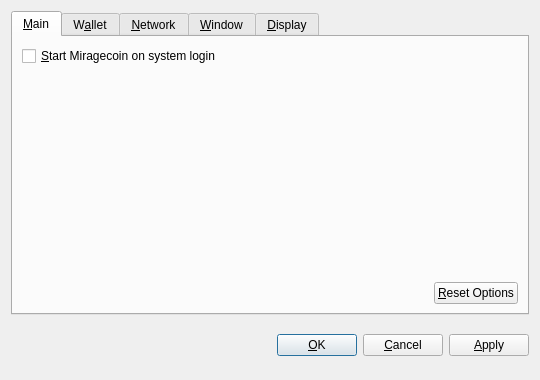
<?xml version="1.0" encoding="UTF-8"?>
<ui version="4.0">
 <class>OptionsDialog</class>
 <widget class="QDialog" name="OptionsDialog">
  <property name="geometry">
   <rect>
    <x>0</x>
    <y>0</y>
    <width>540</width>
    <height>380</height>
   </rect>
  </property>
  <property name="windowTitle">
   <string>Options</string>
  </property>
  <property name="modal">
   <bool>true</bool>
  </property>
  <layout class="QVBoxLayout" name="verticalLayout">
   <item>
    <widget class="QTabWidget" name="tabWidget">
     <property name="tabPosition">
      <enum>QTabWidget::North</enum>
     </property>
     <property name="currentIndex">
      <number>0</number>
     </property>
     <widget class="QWidget" name="tabMain">
      <attribute name="title">
       <string>&amp;Main</string>
      </attribute>
      <layout class="QVBoxLayout" name="verticalLayout_Main">
       <item>
        <widget class="QCheckBox" name="bitcoinAtStartup">
         <property name="toolTip">
          <string>Automatically start Miragecoin after logging in to the system.</string>
         </property>
         <property name="text">
          <string>&amp;Start Miragecoin on system login</string>
         </property>
        </widget>
       </item>
       <item>
        <spacer name="verticalSpacer_Main">
         <property name="orientation">
          <enum>Qt::Vertical</enum>
         </property>
         <property name="sizeHint" stdset="0">
          <size>
           <width>20</width>
           <height>40</height>
          </size>
         </property>
        </spacer>
       </item>
       <item>
        <layout class="QHBoxLayout" name="horizontalLayout_2_Main">
         <item>
          <spacer name="horizontalSpacer_2_Main">
           <property name="orientation">
            <enum>Qt::Horizontal</enum>
           </property>
           <property name="sizeHint" stdset="0">
            <size>
             <width>40</width>
             <height>20</height>
            </size>
           </property>
          </spacer>
         </item>
         <item>
          <widget class="QPushButton" name="resetButton">
           <property name="toolTip">
            <string>Reset all client options to default.</string>
           </property>
           <property name="text">
            <string>&amp;Reset Options</string>
           </property>
           <property name="autoDefault">
            <bool>false</bool>
           </property>
          </widget>
         </item>
        </layout>
       </item>
      </layout>
     </widget>
     <widget class="QWidget" name="tabWallet">
      <attribute name="title">
       <string>W&amp;allet</string>
      </attribute>
      <layout class="QVBoxLayout" name="verticalLayout_Network">
       <item>
        <widget class="QLabel" name="transactionFeeInfoLabel">
         <property name="text">
          <string>Optional transaction fee per kB that helps make sure your transactions are processed quickly. Most transactions are 1 kB.</string>
         </property>
         <property name="textFormat">
          <enum>Qt::PlainText</enum>
         </property>
         <property name="wordWrap">
          <bool>true</bool>
         </property>
        </widget>
       </item>
       <item>
        <layout class="QHBoxLayout" name="horizontalLayout_1_Main">
         <item>
          <widget class="QLabel" name="transactionFeeLabel">
           <property name="text">
            <string>Pay transaction &amp;fee</string>
           </property>
           <property name="textFormat">
            <enum>Qt::PlainText</enum>
           </property>
           <property name="buddy">
            <cstring>transactionFee</cstring>
           </property>
          </widget>
         </item>
         <item>
          <widget class="BitcoinAmountField" name="transactionFee"/>
         </item>
         <item>
          <spacer name="horizontalSpacer_1_Main">
           <property name="orientation">
            <enum>Qt::Horizontal</enum>
           </property>
           <property name="sizeHint" stdset="0">
            <size>
             <width>40</width>
             <height>20</height>
            </size>
           </property>
          </spacer>
         </item>
        </layout>
       </item>
       <item>
        <widget class="QLabel" name="label">
         <property name="text">
          <string>If you disable the spending of unconfirmed change, the change from a transaction cannot be used until that transaction has at least one confirmation. This also affects how your balance is computed.</string>
         </property>
         <property name="wordWrap">
          <bool>true</bool>
         </property>
        </widget>
       </item>
       <item>
        <widget class="QCheckBox" name="spendZeroConfChange">
         <property name="text">
          <string>Spend unconfirmed change  (experts only)</string>
         </property>
        </widget>
       </item>
       <item>
        <spacer name="verticalSpacer">
         <property name="orientation">
          <enum>Qt::Vertical</enum>
         </property>
         <property name="sizeHint" stdset="0">
          <size>
           <width>20</width>
           <height>40</height>
          </size>
         </property>
        </spacer>
       </item>
      </layout>
     </widget>
     <widget class="QWidget" name="tabNetwork">
      <attribute name="title">
       <string>&amp;Network</string>
      </attribute>
      <layout class="QVBoxLayout" name="verticalLayout_Network">
       <item>
        <widget class="QCheckBox" name="mapPortUpnp">
         <property name="toolTip">
          <string>Automatically open the Miragecoin client port on the router. This only works when your router supports UPnP and it is enabled.</string>
         </property>
         <property name="text">
          <string>Map port using &amp;UPnP</string>
         </property>
        </widget>
       </item>
       <item>
        <widget class="QCheckBox" name="connectSocks">
         <property name="toolTip">
          <string>Connect to the Miragecoin network through a SOCKS proxy (e.g. when connecting through Tor).</string>
         </property>
         <property name="text">
          <string>&amp;Connect through SOCKS proxy:</string>
         </property>
        </widget>
       </item>
       <item>
        <layout class="QHBoxLayout" name="horizontalLayout_Network">
         <item>
          <widget class="QLabel" name="proxyIpLabel">
           <property name="text">
            <string>Proxy &amp;IP:</string>
           </property>
           <property name="textFormat">
            <enum>Qt::PlainText</enum>
           </property>
           <property name="buddy">
            <cstring>proxyIp</cstring>
           </property>
          </widget>
         </item>
         <item>
          <widget class="QValidatedLineEdit" name="proxyIp">
           <property name="maximumSize">
            <size>
             <width>140</width>
             <height>16777215</height>
            </size>
           </property>
           <property name="toolTip">
            <string>IP address of the proxy (e.g. 127.0.0.1)</string>
           </property>
          </widget>
         </item>
         <item>
          <widget class="QLabel" name="proxyPortLabel">
           <property name="text">
            <string>&amp;Port:</string>
           </property>
           <property name="textFormat">
            <enum>Qt::PlainText</enum>
           </property>
           <property name="buddy">
            <cstring>proxyPort</cstring>
           </property>
          </widget>
         </item>
         <item>
          <widget class="QLineEdit" name="proxyPort">
           <property name="maximumSize">
            <size>
             <width>55</width>
             <height>16777215</height>
            </size>
           </property>
           <property name="toolTip">
            <string>Port of the proxy (e.g. 9050)</string>
           </property>
          </widget>
         </item>
         <item>
          <widget class="QLabel" name="socksVersionLabel">
           <property name="text">
            <string>SOCKS &amp;Version:</string>
           </property>
           <property name="textFormat">
            <enum>Qt::PlainText</enum>
           </property>
           <property name="buddy">
            <cstring>socksVersion</cstring>
           </property>
          </widget>
         </item>
         <item>
          <widget class="QValueComboBox" name="socksVersion">
           <property name="toolTip">
            <string>SOCKS version of the proxy (e.g. 5)</string>
           </property>
          </widget>
         </item>
         <item>
          <spacer name="horizontalSpacer_Network">
           <property name="orientation">
            <enum>Qt::Horizontal</enum>
           </property>
           <property name="sizeHint" stdset="0">
            <size>
             <width>40</width>
             <height>20</height>
            </size>
           </property>
          </spacer>
         </item>
        </layout>
       </item>
       <item>
        <spacer name="verticalSpacer_Network">
         <property name="orientation">
          <enum>Qt::Vertical</enum>
         </property>
         <property name="sizeHint" stdset="0">
          <size>
           <width>20</width>
           <height>40</height>
          </size>
         </property>
        </spacer>
       </item>
      </layout>
     </widget>
     <widget class="QWidget" name="tabWindow">
      <attribute name="title">
       <string>&amp;Window</string>
      </attribute>
      <layout class="QVBoxLayout" name="verticalLayout_Window">
       <item>
        <widget class="QCheckBox" name="minimizeToTray">
         <property name="toolTip">
          <string>Show only a tray icon after minimizing the window.</string>
         </property>
         <property name="text">
          <string>&amp;Minimize to the tray instead of the taskbar</string>
         </property>
        </widget>
       </item>
       <item>
        <widget class="QCheckBox" name="minimizeOnClose">
         <property name="toolTip">
          <string>Minimize instead of exit the application when the window is closed. When this option is enabled, the application will be closed only after selecting Quit in the menu.</string>
         </property>
         <property name="text">
          <string>M&amp;inimize on close</string>
         </property>
        </widget>
       </item>
       <item>
        <spacer name="verticalSpacer_Window">
         <property name="orientation">
          <enum>Qt::Vertical</enum>
         </property>
         <property name="sizeHint" stdset="0">
          <size>
           <width>20</width>
           <height>40</height>
          </size>
         </property>
        </spacer>
       </item>
      </layout>
     </widget>
     <widget class="QWidget" name="tabDisplay">
      <attribute name="title">
       <string>&amp;Display</string>
      </attribute>
      <layout class="QVBoxLayout" name="verticalLayout_Display">
       <item>
        <layout class="QHBoxLayout" name="horizontalLayout_1_Display">
         <item>
          <widget class="QLabel" name="langLabel">
           <property name="text">
            <string>User Interface &amp;language:</string>
           </property>
           <property name="textFormat">
            <enum>Qt::PlainText</enum>
           </property>
           <property name="buddy">
            <cstring>lang</cstring>
           </property>
          </widget>
         </item>
         <item>
          <widget class="QValueComboBox" name="lang">
           <property name="toolTip">
            <string>The user interface language can be set here. This setting will take effect after restarting Miragecoin.</string>
           </property>
          </widget>
         </item>
        </layout>
       </item>
       <item>
        <layout class="QHBoxLayout" name="horizontalLayout_2_Display">
         <item>
          <widget class="QLabel" name="unitLabel">
           <property name="text">
            <string>&amp;Unit to show amounts in:</string>
           </property>
           <property name="textFormat">
            <enum>Qt::PlainText</enum>
           </property>
           <property name="buddy">
            <cstring>unit</cstring>
           </property>
          </widget>
         </item>
         <item>
          <widget class="QValueComboBox" name="unit">
           <property name="toolTip">
            <string>Choose the default subdivision unit to show in the interface and when sending coins.</string>
           </property>
          </widget>
         </item>
        </layout>
       </item>
       <item>
        <widget class="QCheckBox" name="displayAddresses">
         <property name="toolTip">
          <string>Whether to show Miragecoin addresses in the transaction list or not.</string>
         </property>
         <property name="text">
          <string>&amp;Display addresses in transaction list</string>
         </property>
        </widget>
       </item>
       <item>
        <widget class="QCheckBox" name="coinControlFeatures">
         <property name="toolTip">
          <string>Whether to show coin control features or not.</string>
         </property>
         <property name="text">
          <string>Display coin &amp;control features (experts only!)</string>
         </property>
        </widget>
       </item>
       <item>
        <spacer name="verticalSpacer_Display">
         <property name="orientation">
          <enum>Qt::Vertical</enum>
         </property>
         <property name="sizeHint" stdset="0">
          <size>
           <width>20</width>
           <height>40</height>
          </size>
         </property>
        </spacer>
       </item>
      </layout>
     </widget>
    </widget>
   </item>
   <item>
    <layout class="QHBoxLayout" name="horizontalLayout_Buttons">
     <item>
      <spacer name="horizontalSpacer_1">
       <property name="orientation">
        <enum>Qt::Horizontal</enum>
       </property>
       <property name="sizeHint" stdset="0">
        <size>
         <width>40</width>
         <height>48</height>
        </size>
       </property>
      </spacer>
     </item>
     <item>
      <widget class="QLabel" name="statusLabel">
       <property name="font">
        <font>
         <weight>75</weight>
         <bold>true</bold>
        </font>
       </property>
       <property name="text">
        <string/>
       </property>
       <property name="textFormat">
        <enum>Qt::PlainText</enum>
       </property>
       <property name="wordWrap">
        <bool>true</bool>
       </property>
      </widget>
     </item>
     <item>
      <spacer name="horizontalSpacer_2">
       <property name="orientation">
        <enum>Qt::Horizontal</enum>
       </property>
       <property name="sizeHint" stdset="0">
        <size>
         <width>40</width>
         <height>48</height>
        </size>
       </property>
      </spacer>
     </item>
     <item>
      <widget class="QPushButton" name="okButton">
       <property name="text">
        <string>&amp;OK</string>
       </property>
      </widget>
     </item>
     <item>
      <widget class="QPushButton" name="cancelButton">
       <property name="text">
        <string>&amp;Cancel</string>
       </property>
       <property name="autoDefault">
        <bool>false</bool>
       </property>
      </widget>
     </item>
     <item>
      <widget class="QPushButton" name="applyButton">
       <property name="text">
        <string>&amp;Apply</string>
       </property>
       <property name="autoDefault">
        <bool>false</bool>
       </property>
      </widget>
     </item>
    </layout>
   </item>
  </layout>
 </widget>
 <customwidgets>
  <customwidget>
   <class>BitcoinAmountField</class>
   <extends>QSpinBox</extends>
   <header>bitcoinamountfield.h</header>
  </customwidget>
  <customwidget>
   <class>QValueComboBox</class>
   <extends>QComboBox</extends>
   <header>qvaluecombobox.h</header>
  </customwidget>
  <customwidget>
   <class>QValidatedLineEdit</class>
   <extends>QLineEdit</extends>
   <header>qvalidatedlineedit.h</header>
  </customwidget>
 </customwidgets>
 <resources/>
 <connections/>
</ui>
